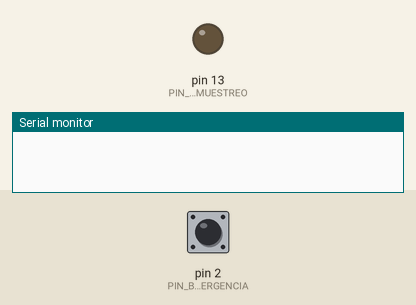
The sketch below on a simulated Arduino Uno, built with avr-gcc and run on an emulated ATmega328P. Shown: output pins drawn as LEDs (lit = HIGH), the last lines printed to the serial monitor. Dashed ring = blinking. Inputs (shaded band) come from the test bench; at power-on: pin 2 (PIN_BOTON_EMERGENCIA) HIGH.

Above: at 0.1 s.
At 1.3 s:
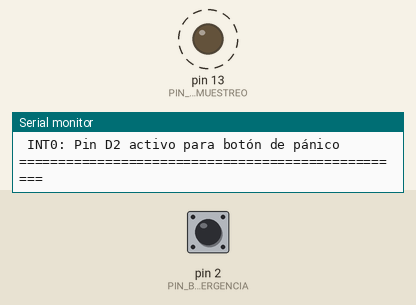
1.4 s: pin 2 (PIN_BOTON_EMERGENCIA) pulled LOW for 0.15 s
Timing chart, 0 to 10.4 s (numbered marks = the images above; inputs shaded):
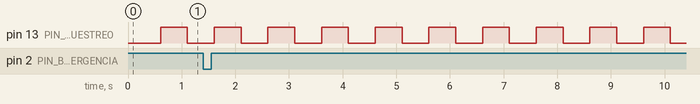

The sketch:

timers_interrupts.ino
```cpp
/*
 * Laboratorio 06: Timers por Hardware (Timer1 CTC 100Hz) e Interrupciones Externas (INT0)
 * Curso: Hardware para Telesalud
 * Universidad Peruana Cayetano Heredia (UPCH)
 *
 * Descripción:
 * Demuestra la adquisición biomédica determinística libre de jitter mediante Timer1
 * a exactamente 100 Hz (10 ms) y atención inmediata de paro/emergencia con INT0 (Pin D2).
 */

#include <avr/io.h>
#include <avr/interrupt.h>

const int PIN_BOTON_EMERGENCIA = 2; // INT0 por hardware
const int PIN_LED_MUESTREO = 13;

// Variables compartidas con ISRs (obligatorio declarar como volatile)
volatile bool flagEmergencia = false;
volatile unsigned long contadorMuestras = 0;
volatile bool estadoLedMuestreo = false;

// 1. Rutina de Servicio de Interrupción Externa (INT0) en Pin D2
void isrBotonEmergencia() {
  flagEmergencia = true; // Solo activa bandera; procesar fuera de la ISR
}

// 2. Rutina de Servicio de Interrupción de Timer1 (100 Hz - cada 10 ms)
ISR(TIMER1_COMPA_vect) {
  contadorMuestras++;

  // Cada 50 muestras (500 ms) alternar LED como demostración visual
  if (contadorMuestras % 50 == 0) {
    estadoLedMuestreo = !estadoLedMuestreo;
    if (estadoLedMuestreo) {
      PORTB |= (1 << PORTB5);  // D13 HIGH
    } else {
      PORTB &= ~(1 << PORTB5); // D13 LOW
    }
  }

  // Aquí se ejecutaría la lectura analógica de la bioseñal (ECG/PPG a 100 Hz)
}

void configurarTimer1_100Hz() {
  cli(); // Deshabilitar interrupciones globales durante la configuración

  TCCR1A = 0; // Modo normal de pines de salida del timer
  TCCR1B = 0; // Limpiar registros de control
  TCNT1  = 0; // Reiniciar contador de 16 bits

  // OCR1A = (16MHz / (64 * 100Hz)) - 1 = 2499
  OCR1A = 2499;

  // Activar modo CTC (Clear Timer on Compare Match) bit WGM12 en TCCR1B
  // Configurar Prescaler a 64 (bits CS11 y CS10 en 1)
  TCCR1B |= (1 << WGM12) | (1 << CS11) | (1 << CS10);

  // Habilitar la interrupción por comparación en canal A (OCIE1A)
  TIMSK1 |= (1 << OCIE1A);

  sei(); // Habilitar interrupciones globales
}

void setup() {
  pinMode(PIN_LED_MUESTREO, OUTPUT);
  pinMode(PIN_BOTON_EMERGENCIA, INPUT_PULLUP);

  Serial.begin(115200);
  delay(100);

  Serial.println("==================================================");
  Serial.println(" UPCH - Hardware para Telesalud");
  Serial.println(" Lab 06: Timers Hardware e Interrupciones ISR");
  Serial.println(" Timer1: 100 Hz (Muestreo isócrono cada 10 ms)");
  Serial.println(" INT0: Pin D2 activo para botón de pánico");
  Serial.println("==================================================");

  // Configurar interrupción externa en Pin 2 por flanco de bajada (FALLING)
  attachInterrupt(digitalPinToInterrupt(PIN_BOTON_EMERGENCIA), isrBotonEmergencia, FALLING);

  // Iniciar temporizador periódico
  configurarTimer1_100Hz();
}

void loop() {
  // Atender bandera de emergencia médica disparada por la ISR externa
  if (flagEmergencia) {
    flagEmergencia = false; // Limpiar bandera

    Serial.println("\n🚨 [INTERRUPCION CRITICA] ¡BOTÓN DE PÁNICO DEL PACIENTE PULSADO!");
    Serial.print("   Muestras biológicas recolectadas hasta el evento: ");
    Serial.println(contadorMuestras);
    Serial.println("   Despachando alerta a central de enfermería...");
  }

  // Tareas no críticas en segundo plano
  delay(200);
}
```

Measured:
- by itself, pin 13 (PIN_LED_MUESTREO): alternates HIGH for 0.50 s and LOW for 0.50 s
